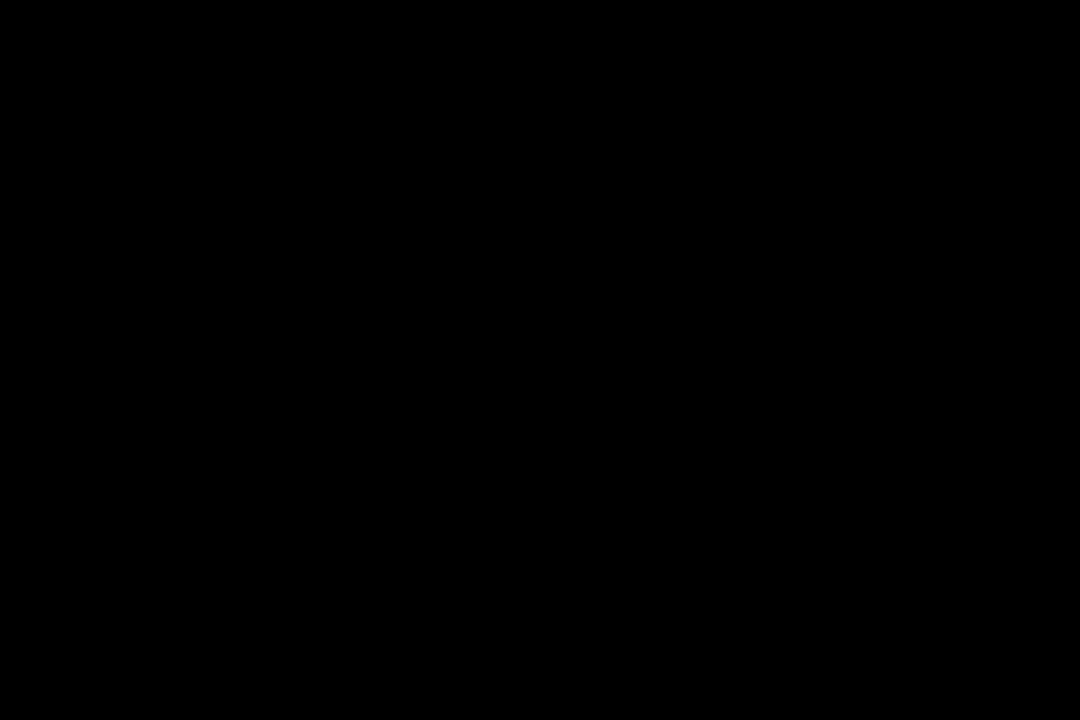
Frame 1 (no input)
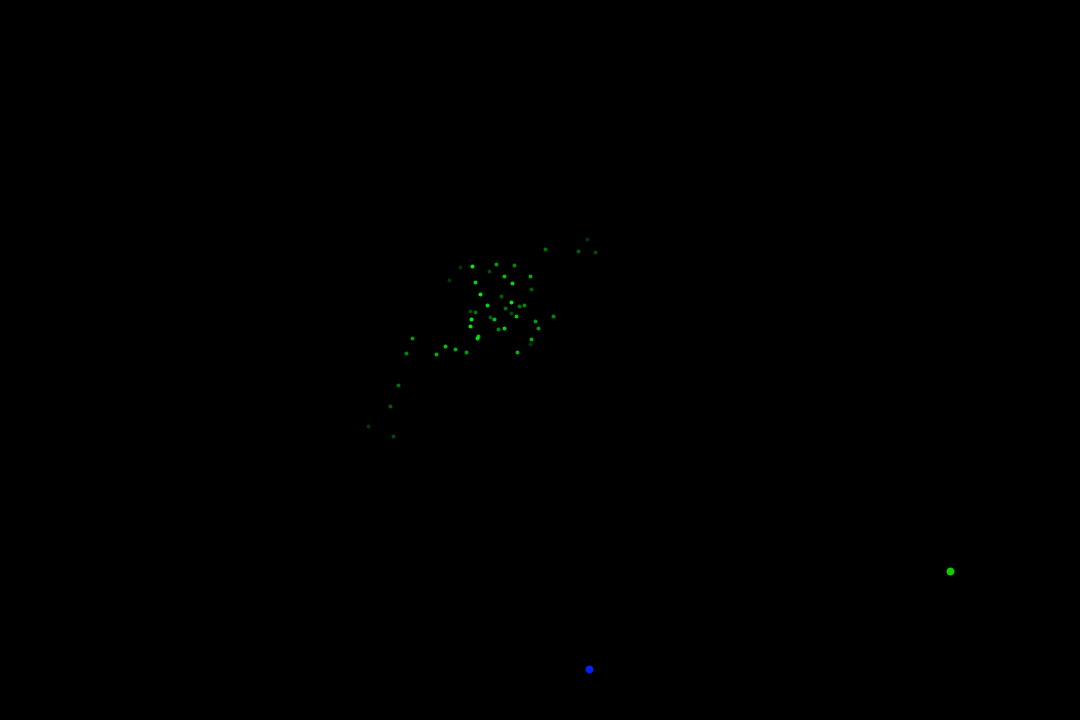
Frame 60 (the mouse pressed at the canvas centre just before this capture)
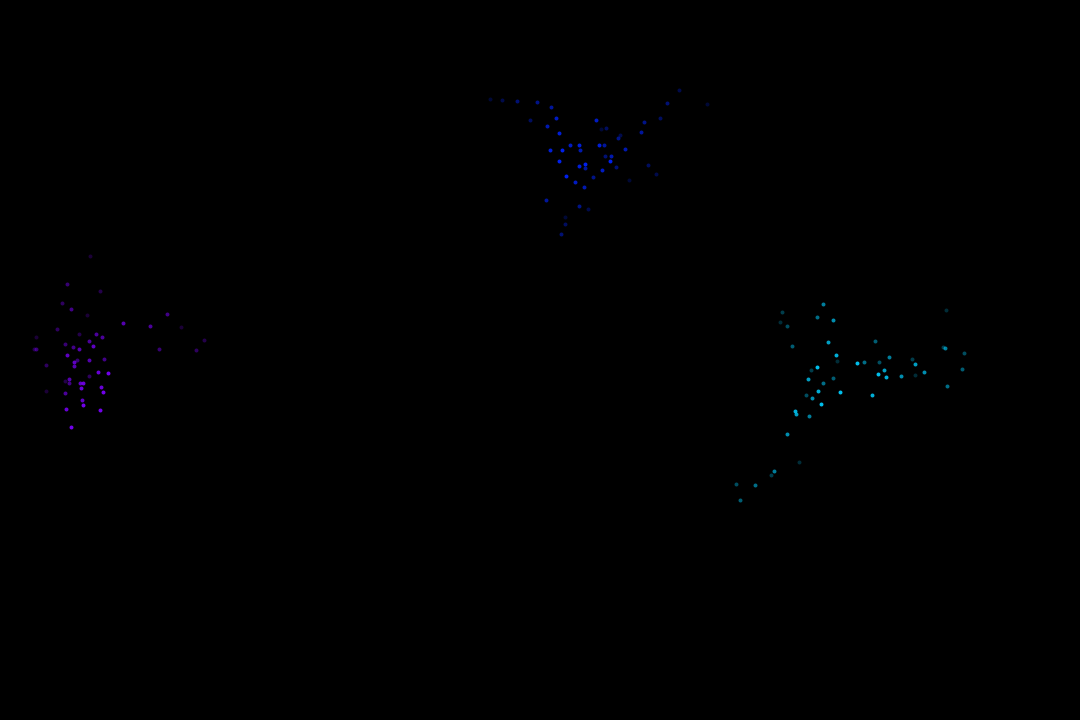
Frame 120 (the mouse held since frame 60 and released just before this capture)

The Processing sketch that drew these frames (run headless with seeded random() and noise(); from frame 60 on, the mouse is pressed at the canvas centre):

// Processing sketch: Fireworks
// ── Fireworks.pde
class piece
{
  PVector pos = new PVector();
  PVector vel;
  float visible;
  //PVector acc = new PVector(0,0.55);
  float hu;
  
   piece(float hu,PVector rocPos)
   {
     this.hu = hu;
     pos = rocPos.copy();
     visible = 255;
   }
   
  void disp()
  {
    colorMode(HSB);
    stroke(hu,255,255,visible);
    strokeWeight(4);
    point(pos.x,pos.y);
  }
  void update()
  {
    for(int i = 0;i<10;++i)
    {
      visible -= 20;
      vel = PVector.random2D();
      vel.mult(random(10,40));
      pos.add(vel);
      this.disp();
      }
  }
}


class Fireworkss
{
  ArrayList<piece> explosion = new ArrayList<piece>();
  Fireworkss(float hu,PVector rocPos)
  {
    for(int i = 0;i<5;++i)
    {
      explosion.add(new piece(hu,rocPos));
    }
  }
  void run()
  {
  for(piece P : explosion)
    {
      P.update();
    }
   // print(explosion.size() + "\n");
  }
}

// ── Fireworks_Main.pde
void settings()
{
  size(1080,720);
}

ArrayList<Rocket> r = new ArrayList<Rocket>();
int myDelay = 0;

void setup()
{ 
  background(0);
  colorMode(HSB);
}

void draw()
{
   myDelay++;
  if(myDelay%6==0)
    background(0);
    
  if(random(1)<0.05)
    r.add(new Rocket(random(255)));
  for (int i = r.size() - 1; i >= 0; i--)
  {
    r.get(i).update();
    r.get(i).disp();
    if(r.get(i).isTop())
    {
      //print("hello\n");
      r.get(i).explode();
    }
  }
 // print(r.size() + "\n");
}

// ── Rocket.pde
class Rocket
{
  PVector pos;
  PVector vel;
  PVector acc;
  float hu;
  float trans;
  
  Rocket(float h)
  {
    pos = new PVector(random(1080),720);
    vel = new PVector(0,random(-9.0,-6.5));
    acc = new PVector(0,0.55);
    vel.mult(3);
    this.hu = h;
    trans = 255;
  }
  
  void update()
  {
      stroke(hu,255,255,trans);
      vel.add(acc);
      pos.add(vel);
      trans -= 10;
  }
  
  void disp()
  {
    strokeWeight(8);
    point(pos.x,pos.y);
    //print(pos.x,pos.y + "\n");
  }
  
  void explode()
  {
    Fireworkss f = new Fireworkss(hu,pos);
    f.run();
    if(random(1)<0.1)
      r.remove(this);
  }
  
  boolean isTop()
  {
    if(vel.y >= 0)
    {
      return true;
    }
    else
      return false;
  }
  
}
